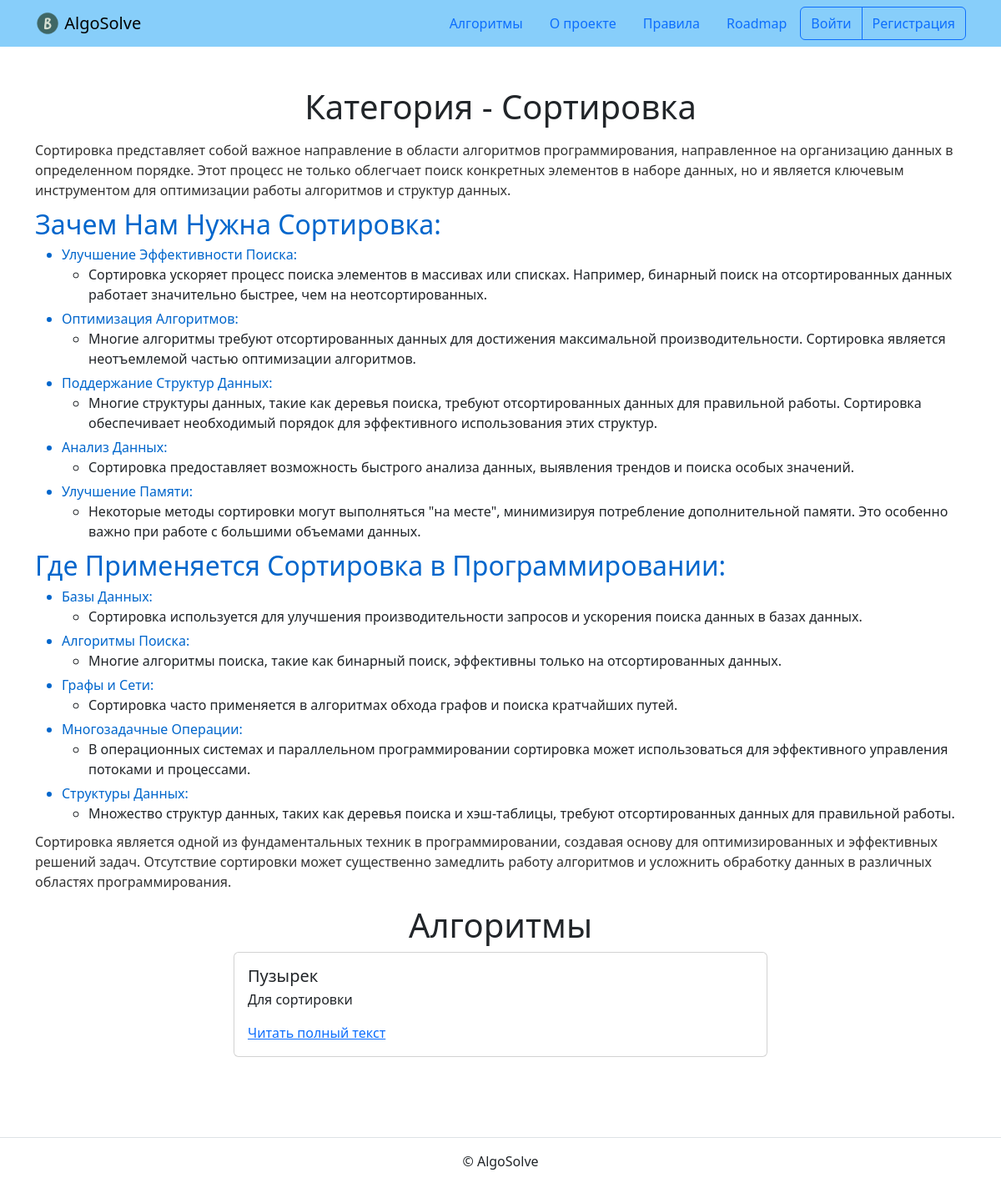
/algorithms/category_detail/sorting/, run on the app's committed database.
### algorithm/models.py (models this page shows, shortened)
class BaseModel(models.Model):
    is_published = models.BooleanField(
        default=True,
        verbose_name='Опубликовано',
        help_text='Снимите галочку, чтобы скрыть публикацию.'
    )
    created_at = models.DateTimeField(
        auto_now_add=True,
        verbose_name='Добавлено'
    )
    class Meta:
        abstract = True

class Category(BaseModel):
    title = models.CharField(verbose_name='Название', max_length=256)
    description = models.TextField(verbose_name='Описание', max_length=10000)
    slug = models.SlugField(
        unique=True,
        blank=True,
        verbose_name='Идентификатор',
        help_text=('Идентификатор страницы для URL; '
                   'разрешены символы латиницы, цифры, дефис и подчёркивание.')
    )
    class Meta:
        verbose_name = 'категория'
        verbose_name_plural = 'Категории'

class Algorithm(BaseModel):
    category = models.ForeignKey(
        Category,
        on_delete=models.CASCADE,
        null=True
    )
    title = models.CharField(verbose_name='Название', max_length=256)
    description = models.TextField(verbose_name='Описание', max_length=10000)
    theory = models.TextField(verbose_name='Принцип работы', max_length=10000)
    realization = models.TextField(verbose_name='Реализация', max_length=10000)
    example = models.TextField(verbose_name='Пример работы', max_length=10000)
    class Meta:
        verbose_name = 'алгоритм'
        verbose_name_plural = 'Алгоритмы'

### algorithm/views.py (the view)
class CategoryDetailView(ListView):
    model = Algorithm
    template_name = 'algorithm/category.html'
    def get_queryset(self):
        qs = super().get_queryset()
        return qs.filter(category__slug=self.kwargs['category'])
    def get_context_data(self, **kwargs):
        context = super().get_context_data(**kwargs)
        context['category'] = get_object_or_404(Category, slug=self.kwargs['category'])
        context['urls'] = get_object_or_404(Category, slug=self.kwargs['category']).urls.all()
        context['images'] = get_object_or_404(Category, slug=self.kwargs['category']).images.all()
        return context

### templates/algorithm/category.html (shortened to what this page needs)
{% extends "base.html" %}
{% block content %}
  <h1 class="text-center">Категория - {{ category.title }}</h1>
  <p class="col-12 offset-0 mb-3 lead text">{{ category.description|safe }}</p>
  <h1 class="text-center">Алгоритмы</h1>
  {% for algorithm in object_list %}
    <article class="mb-5">
      {% include "includes/post_card.html" %}
    </article>
  {% endfor %}
{% endblock %}

### templates/includes/post_card.html (shortened to what this page needs)
<div class="col d-flex justify-content-center">
  <div class="card" style="width: 40rem;">
    <div class="card-body">
      {% if '/algorithms/categories/' in request.path %}
        <h5 class="card-title">{{ category.title }}</h5>
        <h6 class="card-subtitle mb-2 text-muted">
          <small>
            {% if not category.is_published %}
              <p class="text-danger">Категория снят с публикации админом</p>
            {% endif %}
          </small>
        </h6>
        <p class="card-text">{{ category.description|truncatewords:10|safe }}</p>
        <a href="{% url 'algorithm:category_detail' category.slug %}" class="card-link">Читать полный текст</a>
      {% elif '/category_detail/' in request.path %}
        <h5 class="card-title">{{ algorithm.title }}</h5>
        <p class="card-text">{{ algorithm.description|truncatewords:10 }}</p>
        <a href="#" class="card-link">Читать полный текст</a>
      {% endif %}
    </div>
  </div>
</div>

### data on the page
Category: title "Сортировка", description "Сортировка представляет собой важное направление в области алгоритмов программирования, направленное на организацию данных в определенном порядке. Этот процесс не только облегчает поиск конкретных элементов в наборе данных, но и является ключевым инструментом для оптимизации работы алгоритмов и структур данных. Зачем Нам Нужна Сортировка: Улучшение Эффективности Поиска: Сортировка ускоряет процесс поиска элементов в массивах или списках. Например, бинарный поиск на отсортированных данных работает значительно быстрее, чем на неотсортированных. Оптимизация Алгоритмов: Многие алгоритмы требуют отсортированных данных для достижения максимальной производительности. Сортировка является…"
Algorithm: title "Пузырек", description "Для сортировки"
